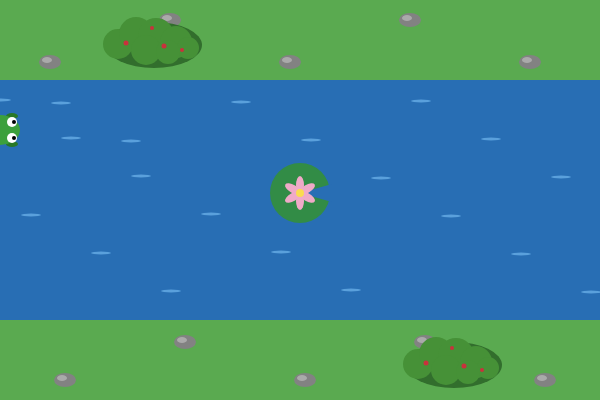
Frame 1 (no input)
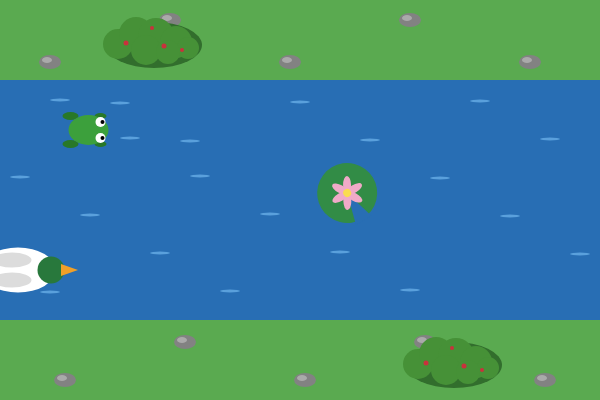
Frame 60 (no input)
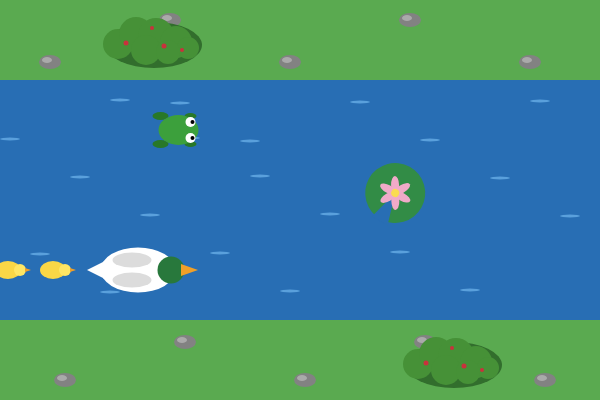
Frame 120 (the mouse pressed at the canvas centre since frame 60)

The p5.js sketch that drew these frames (run headless with seeded random() and noise() and a simulated clock; from frame 60 on, the mouse is pressed at the canvas centre):

// p5.js sketch
// ── sketch.js
// benvenuti al fiumiciattolo :)

// coordinate di partenza
// coordinate rana
let xFrog = 0;
let yFrog = 130;

// coordinate ninfea
let xLily = 300;
let yLily = 193;
let angleLily = 0;

// coordinate anatra
let xDuck = -100;
let yDuck = 270;

// coordinate cespugli
let xBush1 = 150;
let yBush1 = 40;
let xBush2 = 450;
let yBush2 = 360;

// cespuglio
function drawBush(x, y) {
  // ombra
  fill(50, 110, 45);
  ellipse(x + 4, y + 5, 96, 46);
 
  // corpo del cespuglio
  fill(70, 145, 55);
  circle(x - 32, y + 4, 30);
  circle(x - 14, y - 6, 34);
  circle(x + 6, y - 4, 36);
  circle(x + 26, y + 2, 32);
  circle(x + 38, y + 8, 22);
  circle(x - 4, y + 10, 30);
  circle(x + 18, y + 12, 24);

  // bacche
  fill(200, 50, 60);
  circle(x - 24, y + 3, 5);
  circle(x + 14, y + 6, 5);
  circle(x + 2, y - 12, 4);
  circle(x + 32, y + 10, 4);
}

function setup() {
  createCanvas(600, 400);
  angleMode(DEGREES);
}

function draw() {
  background(90, 170, 80); // riva
  noStroke();

  // fiume
  fill(40, 110, 180);
  rect(0, 80, width, 240);

  // sassi disposti a zig zag
  for (let i = 0; i < 5; i++) { //ciclo ripetuto per 5 volte, una per ogni coppia di sassi
    let xStone = 50 + i * 120; 
    let yTop;
    let yBottom;
    if (i % 2 == 0) {
      yTop = 62;       // in alto, vicino all'acqua
      yBottom = 380;   // in basso, lontano dall'acqua
    } else {
      yTop = 20;       // in alto, lontano dall'acqua
      yBottom = 342;   // in basso, vicino all'acqua
    }
    // sasso sulla riva in alto
    fill(130);
    ellipse(xStone, yTop, 22, 14);
    fill(170);
    ellipse(xStone - 3, yTop - 2, 10, 6);
    // sasso sulla riva in basso
    fill(130);
    ellipse(xStone + 15, yBottom, 22, 14);
    fill(170);
    ellipse(xStone + 12, yBottom - 2, 10, 6);
  }

  // cespugli
  drawBush(xBush1, yBush1);
  drawBush(xBush2, yBush2);

  // increspature dell'acqua
  fill(90, 160, 220);
  for (let i = 0; i < 20; i++) {
    let rx = (i * 70 + frameCount) % width;
    let ry = 100 + (i * 38) % 227;
    ellipse(rx, ry, 20, 3);
  }

  // rana
  // zampe
  fill(40, 120, 40);
  ellipse(xFrog - 18, yFrog - 14, 16, 8);
  ellipse(xFrog - 18, yFrog + 14, 16, 8);
  ellipse(xFrog + 12, yFrog - 14, 12, 6);
  ellipse(xFrog + 12, yFrog + 14, 12, 6);
  // corpo
  fill(60, 160, 60);
  ellipse(xFrog, yFrog, 40, 30);
  // occhi
  fill(255);
  circle(xFrog + 12, yFrog - 8, 10);
  circle(xFrog + 12, yFrog + 8, 10);
  fill(0);
  circle(xFrog + 14, yFrog - 8, 4);
  circle(xFrog + 14, yFrog + 8, 4);

  // ninfea
  push();
  translate(xLily, yLily); // l'origine si sposta al centro della ninfea
  rotate(angleLily);       
  // foglia con il taglio
  fill(50, 140, 70);
  circle(0, 0, 60);
  fill(40, 110, 180); // stesso colore dell'acqua
  triangle(0, 0, 32, -9, 32, 9);
  // petali
  fill(240, 170, 200);
  for (let i = 0; i < 6; i++) {
    rotate(60);
    ellipse(0, -8, 8, 18);
  }
  // centro giallo
  fill(250, 220, 80);
  circle(0, 0, 8);
  pop();

  // anatra
  // coda
  fill(255);
  triangle(xDuck - 33, yDuck - 9, xDuck - 51, yDuck, xDuck - 33, yDuck + 9);
  // corpo
  ellipse(xDuck, yDuck, 75, 45);
  // ali
  fill(220);
  ellipse(xDuck - 6, yDuck - 10, 39, 15);
  ellipse(xDuck - 6, yDuck + 10, 39, 15);
  // testa
  fill(40, 120, 60);
  circle(xDuck + 33, yDuck, 27);
  // becco
  fill(240, 160, 40);
  triangle(xDuck + 43, yDuck - 6, xDuck + 60, yDuck, xDuck + 43, yDuck + 6);

  // due anatroccoli in fila
  for (let i = 0; i < 2; i++) {
    let xBaby = xDuck - 85 - i * 45; // ognuno più indietro del precedente
    // corpo
    fill(250, 215, 70);
    ellipse(xBaby, yDuck, 26, 18);
    // testa
    fill(255, 230, 100);
    circle(xBaby + 12, yDuck, 12);
    // becco
    fill(240, 160, 40);
    triangle(xBaby + 17, yDuck - 2, xBaby + 23, yDuck, xBaby + 17, yDuck + 2);
  }

  // movimento rana
  xFrog = xFrog + 1.5;
  if (xFrog > width + 120) {
    xFrog = -40;
  }

  // movimento e rotazione ninfea
  xLily = xLily + 0.8;
  angleLily = angleLily + 1;
  if (xLily > width + 70) {
    xLily = -40;
  }

  // movimento anatra e anatroccoli, riparte solo quando anche l'ultimo anatroccolo è uscito
  xDuck = xDuck + 2;
  if (xDuck > width + 500) {
    xDuck = -65;
  }
}
